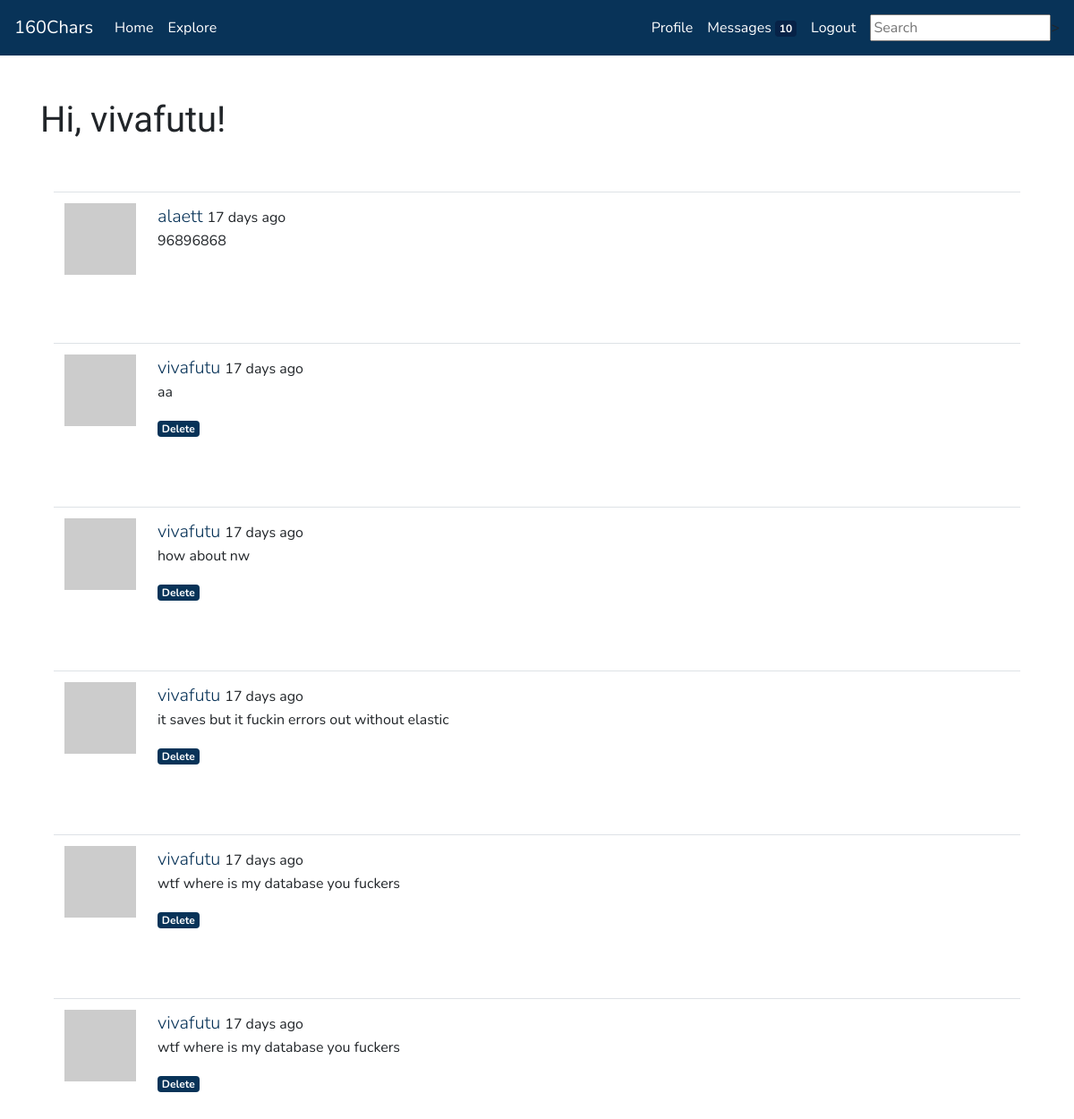
Page /explore (signed in) on the committed database.
### app/models.py (models this page shows, shortened)
class User(UserMixin, db.Model):
    id = db.Column(db.Integer, primary_key=True)
    username = db.Column(db.String(64), index=True, unique=True)
    email = db.Column(db.String(120), index=True, unique=True)
    password_hash = db.Column(db.String(128))
    posts = db.relationship('Post', backref='author', lazy='dynamic')
    about_me = db.Column(db.String(160))
    last_seen = db.Column(db.DateTime, default=datetime.utcnow)
    followed = db.relationship(
        'User', secondary=followers,
        primaryjoin=(followers.c.follower_id == id),
        secondaryjoin=(followers.c.followed_id == id),
        backref=db.backref('followers', lazy='dynamic'), lazy='dynamic')
    messages_sent = db.relationship('Message',
                                        foreign_keys='Message.sender_id',
                                        backref='author', lazy='dynamic')
    messages_received = db.relationship('Message',
                                            foreign_keys='Message.recipient_id',
                                            backref='recipient', lazy='dynamic')
    last_message_read_time = db.Column(db.DateTime)
    notifications = db.relationship('Notification', backref='user',
                                    lazy='dynamic')
    def avatar(self, size):
        digest = md5(self.email.lower().encode('utf-8')).hexdigest()
        return 'https://www.gravatar.com/avatar/{}?d=identicon&s={}'.format(
            digest, size)
    def new_messages(self):
        last_read_time = self.last_message_read_time or datetime(1900, 1, 1)
        return Message.query.filter_by(recipient=self).filter(
            Message.timestamp > last_read_time).count()

class SearchableMixin(object):
    @classmethod
    def search(cls, expression, page, per_page):
        ids, total = query_index(cls.__tablename__, expression, page, per_page)
        if total == 0:
            return cls.query.filter_by(id=0), 0
        when = []
        for i in range(len(ids)):
            when.append((ids[i], i))
        return cls.query.filter(cls.id.in_(ids)).order_by(
            db.case(when, value=cls.id)), total

class Post(SearchableMixin, db.Model):
    id = db.Column(db.Integer, primary_key=True)
    body = db.Column(db.String(160))
    timestamp = db.Column(db.DateTime, index=True, default=datetime.utcnow)
    user_id = db.Column(db.Integer, db.ForeignKey('user.id'))
    __searchable__ = ['body']

### app/main/routes.py (the view)
@bp.route('/explore')
def explore():
    page = request.args.get('page', 1, type=int)
    posts = Post.query.order_by(Post.timestamp.desc()).paginate(
        page, current_app.config['POSTS_PER_PAGE'], False)
    next_url = url_for('main.explore', page=posts.next_num) \
        if posts.has_next else None
    prev_url = url_for('main.explore', page=posts.prev_num) \
        if posts.has_prev else None
    return render_template('index.html', posts=posts.items, title='Explore',
                            next_url=next_url, prev_url=prev_url)

### app/main/forms.py
class SearchForm(FlaskForm):
    q = StringField('Search', validators=[DataRequired()])
    def __init__(self, *args, **kwargs):
        if 'formdata' not in kwargs:
            kwargs['formdata'] = request.args
        if 'csrf_enabled' not in kwargs:
            kwargs['csrf_enabled'] = False
        super(SearchForm, self).__init__(*args, **kwargs)

### app/main/routes.py (called while the page is built)
@bp.before_app_request
def before_request():
    if current_user.is_authenticated:
        current_user.last_seen = datetime.utcnow()
        db.session.commit()
        g.search_form = SearchForm()

### app/models.py (called while the page is built)
@login.user_loader
def load_user(id):
    return User.query.get(int(id))

### app/templates/index.html (shortened to what this page needs)
{% extends "base.html" %}
{% from 'bootstrap/form.html' import render_form %}
{% block content %}
    <div class="container">
        <h1>Hi, {{ current_user.username }}!</h1>
    {% for post in posts %}
        <div class="container pt-5">
            {% include '_post.html' %}
        </div>
    {% endfor %}
    </div>
{% endblock %}

### app/templates/_post.html
<table class="table table-hover">
    <tr>
        <td width="70px">
            <a href="{{ url_for('main.user', username=post.author.username) }}">
                <img src="{{ post.author.avatar(70) }}" />
            </a>
        </td>
        <td>
            <span class="user_popup">
                <a class="lead" href="{{ url_for('main.user', username=post.author.username) }}">
                    {{ post.author.username }}
                </a>
            </span>
            {{ moment(post.timestamp).fromNow() }}
            <p>{{ post.body }}</p>
            {% if post.author.username == current_user.username %}
            <a href="#"><span class="badge badge-primary">Delete</span></a>
            {% endif %}
        </td>
    </tr>
</table>

### rows in the picture
User: username "vivafutu"
Post: author.username "alaett", timestamp "17 days ago", body "96896868"
Post: author.username "vivafutu", timestamp "17 days ago", body "aa", shows "Delete"
Post: author.username "vivafutu", timestamp "17 days ago", body "how about nw", shows "Delete"
Post: author.username "vivafutu", timestamp "17 days ago", body "it saves but it fuckin errors out without elastic", shows "Delete"
Post: author.username "vivafutu", timestamp "17 days ago", body "wtf where is my database you fuckers", shows "Delete"
Post: author.username "vivafutu", timestamp "17 days ago", body "wtf where is my database you fuckers", shows "Delete"

### other values in the picture
{{ new_messages }} "10"
